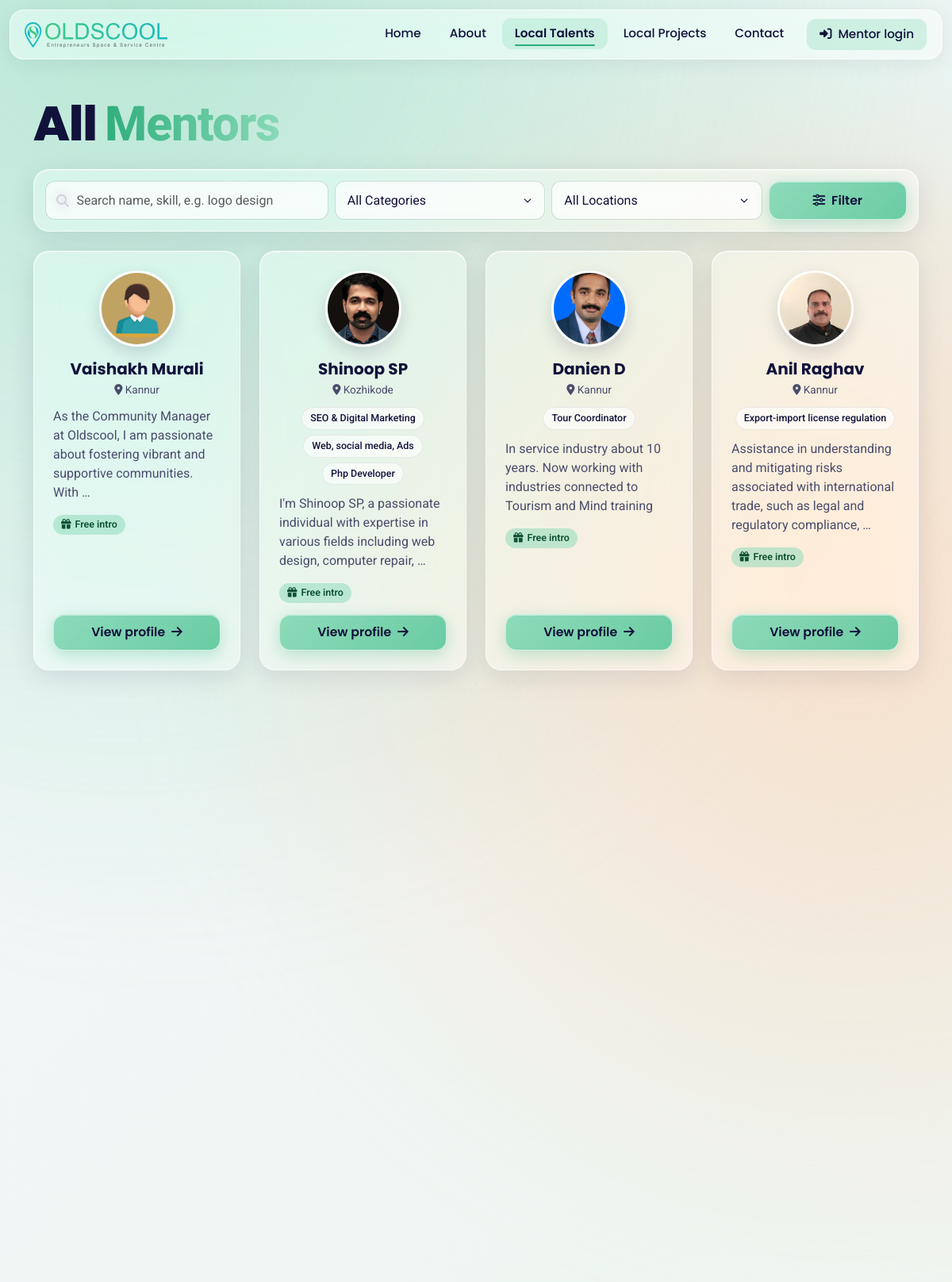
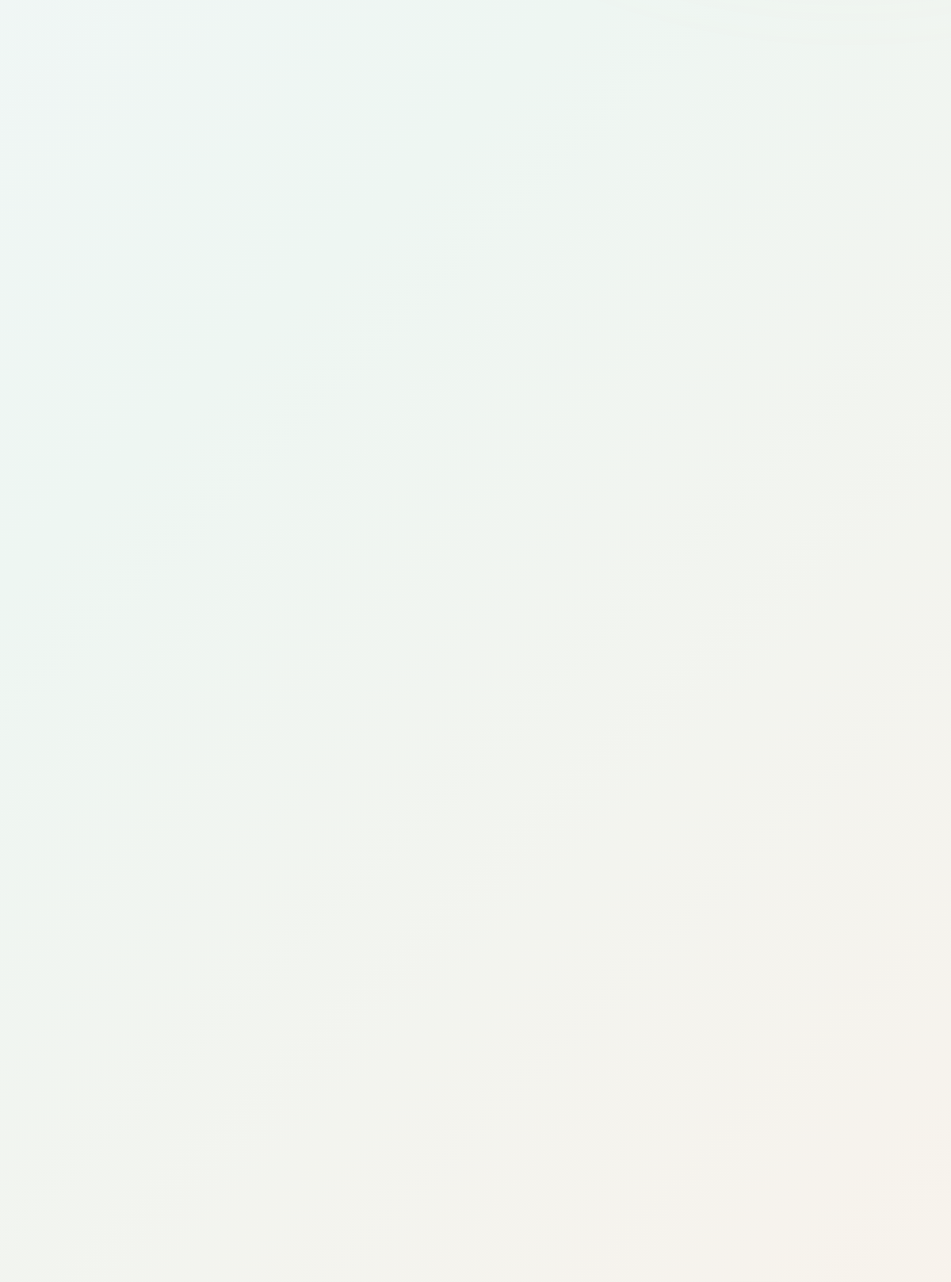
The page /mentor/?page=2 (upper part) on the database its author committed (2 pictures, top to bottom).
### mentor/models.py (models this page shows, shortened)
class Mentors(models.Model):
    name = models.CharField(max_length=40)
    contact = models.CharField(max_length=15, default = "")
    email = models.EmailField(max_length=100, default = None, null=True)
    qualification = models. CharField(max_length = 200, null= True)
    pub_date = models.DateTimeField("date published", default=timezone.now)
    categories = models.ManyToManyField(Category, related_name='mentors')
    specializations = models.ManyToManyField(Specialization, related_name='mentors', blank=True)
    date_of_birth = models.DateField("date of birth")
    experience = models.IntegerField("Years of Experience")
    WEEKDAY_CHOICES = (
        ('monday', 'Monday'),
        ('tuesday', 'Tuesday'),
        ('wednesday', 'Wednesday'),
        ('thursday', 'Thursday'),
        ('friday', 'Friday'),
        ('saturday', 'Saturday'),
        ('sunday', 'Sunday'),
    )
    start_weekday = models.CharField(max_length=10, choices=WEEKDAY_CHOICES, null=True, blank=True)
    end_weekday = models.CharField(max_length=10, choices=WEEKDAY_CHOICES, null=True, blank=True)
    time_from = models.TimeField("From", default='00:00')
    time_to = models.TimeField("To", default='00:00')
    image = models.ImageField(
        upload_to='uploads/',
        null=False,
        blank=False,
        default='uploads/01_2.jpg',
        validators=[
            FileExtensionValidator(allowed_extensions=['jpg', 'jpeg'], message='Only JPEG/JPG files are allowed.'),
            validate_image_size,
        ]
    )
    instagram = models.URLField(blank = True, null = True)
    linkedin = models.URLField(blank = True, null = True)
    Facebook = models.URLField(blank = True, null = True)
    LOCALITY_CHOICES = (
        ('thiruvananthapuram','Thiruvananthapuram'),
        ('kollam', 'Kollam'),
        ('alappuzha', 'Alappuzha'),
        ('pathanamthitta', 'Pathanamthitta'),
        ('kottayam', 'Kottayam'),
        ('idukki', 'Idukki'),
        ('ernakulam', 'Ernakulam'),
        ('thrissur', 'Thrissur'),
        ('palakkad', 'Palakkad'),
        ('malappuram', 'Malappuram'),
        ('kozhikode', 'Kozhikode'),
        ('wayanad', 'Wayanad'),
        ('kannur', 'Kannur'),
        ('kasaragod', 'Kasaragod'),
    )
    locality = models.CharField(max_length = 20, choices = LOCALITY_CHOICES, null= False, blank = False)
    about = models.TextField(max_length = 500, null = True)
    status = models.BooleanField(default = False)
    premium = models.BooleanField(default=False)
    headline = models.CharField(max_length=120, blank=True, help_text='e.g. "Brand designer · 8 years"')
    languages = models.CharField(max_length=100, blank=True, default='Malayalam, English')
    SESSION_LENGTH_CHOICES = ((15, '15 minutes'), (30, '30 minutes'), (45, '45 minutes'), (60, '1 hour'))
    session_minutes = models.PositiveSmallIntegerField(choices=SESSION_LENGTH_CHOICES, default=30)
    price_per_session = models.PositiveIntegerField(
        null=True, blank=True, help_text='In rupees, paid directly to the mentor. Leave empty if free.'
    )
    free_intro = models.BooleanField(default=True, help_text='Offers a free first call')
    verified = models.BooleanField(default=False)
    slug = models.SlugField(max_length=60, unique=True, blank=True)
    def get_absolute_url(self):
        return reverse('mentor:mentor_details', args=[self.slug])

class Specialization(models.Model):
    category = models.ForeignKey(Category, on_delete=models.CASCADE)
    specialist = models.CharField(max_length=50)

### mentor/views.py (the view)
# urls.py: path('',AllMentorsView.as_view(), name = 'all_mentor'),
class AllMentorsView(AjaxListMixin, ListView):
    template_name = 'all_mentors.html'
    partial_template_name = 'partials/mentor_results.html'
    context_object_name = 'mentors'
    def get_skill(self):
        if not hasattr(self, '_skill'):
            skill_id = self.kwargs.get('skill_id') or self.request.GET.get('skill')
            self._skill = (
                Specialization.objects.select_related('category').filter(pk=skill_id).first()
                if str(skill_id or '').isdigit() else None
            )
        return self._skill
    def get_queryset(self):
        queryset = (
            Mentors.objects.filter(status=True)
            .only('id', 'slug', 'name', 'image', 'locality', 'about', 'headline', 'verified',
                  'free_intro', 'price_per_session', 'premium', 'pub_date')
            .annotate(**rating_annotations())
            .prefetch_related(SPECIALIZATIONS_PREFETCH)
            .order_by('-premium', '-verified', '-pub_date')
        )
        category_id = self.request.GET.get('category')
        location = self.kwargs.get('district') or self.request.GET.get('location')
        query = self.request.GET.get('q', '').strip()[:100]
        if category_id and category_id.isdigit():
            queryset = queryset.filter(categories__id=category_id)
        if location:
            queryset = queryset.filter(locality=location)
        if self.get_skill():
            queryset = queryset.filter(specializations=self.get_skill())
        if query:
            queryset = queryset.filter(
                Q(name__icontains=query) | Q(headline__icontains=query) | Q(about__icontains=query)
                | Q(qualification__icontains=query) | Q(specializations__specialist__icontains=query)
                | Q(categories__name__icontains=query)
            )
        return queryset.distinct()
    def get_context_data(self, **kwargs):
        context = super().get_context_data(**kwargs)
        context['categories'] = Category.objects.order_by('name')
        context['locality_choices'] = Mentors.LOCALITY_CHOICES
        context['skill'] = self.get_skill()
        district = self.kwargs.get('district')
        context['district_label'] = dict(Mentors.LOCALITY_CHOICES).get(district, '') if district else ''
        return context

### connect/auth.py (called while the page is built)
def current_mentor(request):
    if not hasattr(request, '_current_mentor'):
        mentor_id = request.session.get(SESSION_KEY)
        request._current_mentor = (
            Mentors.objects.filter(pk=mentor_id, status=True).first() if mentor_id else None
        )
    return request._current_mentor

### connect/context_processors.py (called while the page is built)
def mentor(request):
    return {'current_mentor': current_mentor(request)}

### connect/models.py (called while the page is built)
def rating_annotations():
    public = Review.objects.filter(mentor=OuterRef('pk'), is_public=True).values('mentor')
    return {
        'avg_rating': Subquery(public.annotate(a=Avg('rating')).values('a')[:1], output_field=FloatField()),
        'review_count': Coalesce(
            Subquery(public.annotate(c=Count('id')).values('c')[:1], output_field=IntegerField()), 0
        ),
    }

### home/mixins.py (called while the page is built)
    def is_ajax(self):
        return self.request.headers.get('x-requested-with') == 'XMLHttpRequest'

    def get_template_names(self):
        if self.is_ajax() and self.partial_template_name:
            return [self.partial_template_name]
        return super().get_template_names()

    def get_context_data(self, **kwargs):
        context = super().get_context_data(**kwargs)
        page_obj = context.get('page_obj')
        if page_obj is not None and page_obj.number > 1 and not self.is_ajax():
            items = self.object_list[:page_obj.end_index()]
            context['object_list'] = items
            context[self.get_context_object_name(self.object_list)] = items
        query = self.request.GET.copy()
        query.pop('page', None)
        context['filter_query'] = query.urlencode()
        return context

    def render_to_response(self, context, **response_kwargs):
        response = super().render_to_response(context, **response_kwargs)
        patch_vary_headers(response, ['X-Requested-With'])
        return response

### mentor/templates/all_mentors.html (shortened to what this page needs)
{% extends 'base.html' %}
{% load static %}
{% block navigation %}
  {% include 'nav.html' %}
{% endblock %}
{% block homebanner %}
  <div class="container mt-5" data-ajax-list>
    {% if skill %}
      <nav class="crumbs" aria-label="Breadcrumb">
        <a href="{% url 'mentor:all_mentor' %}">Mentors</a> <i class="fa-solid fa-chevron-right"></i>
        {% if district_label %}
          <a href="{% url 'mentor:skill' skill.id skill.specialist|slugify|default:'skill' %}">{{ skill.specialist }}</a> <i class="fa-solid fa-chevron-right"></i>
          <span>{{ district_label }}</span>
        {% else %}
          <span>{{ skill.specialist }}</span>
        {% endif %}
      </nav>
      <h1 class="primary-h1 page-title mb-2">{{ skill.specialist }} <span class="green-text">mentors</span></h1>
      <p class="lead-text mb-4">
        Local {{ skill.category.name|lower }} experts{% if district_label %} in {{ district_label }}{% else %} across Kerala{% endif %}. Book a call or a free intro.
      </p>
    {% else %}
      <h1 class="primary-h1 page-title mb-4">All <span class="green-text">Mentors</span></h1>
    {% endif %}
    <form method="get" class="filter-bar glass mb-4" data-ajax-filter role="search">
      <div class="row g-2">
        <div class="col-md-4">
          <div class="search-input">
            <i class="fa-solid fa-magnifying-glass" aria-hidden="true"></i>
            <input type="search" name="q" value="{{ request.GET.q }}" class="form-control" placeholder="Search name, skill, e.g. logo design" aria-label="Search mentors" autocomplete="off" />
          </div>
        </div>
        <div class="col-md-3">
          <select name="category" class="form-control" aria-label="Category">
            <option value="">All Categories</option>
          </select>
        </div>
        {% if not district_label %}
          <div class="col-md-3">
            <select name="location" class="form-control" aria-label="Location">
              <option value="">All Locations</option>
            </select>
          </div>
        {% endif %}
        <div class="col-md-2">
          <button type="submit" class="btn btn-primary"><i class="fa-solid fa-sliders"></i> Filter</button>
        </div>
      </div>
    </form>
    <div class="ajax-results" data-ajax-results>
      {% include 'partials/mentor_results.html' %}
    </div>
  </div>
{% endblock %}

### mentor/templates/partials/mentor_results.html (shortened to what this page needs)
<div class="row g-4 mb-4" data-card-grid>
  {% for mentor in mentors %}
    <div class="col-sm-6 col-lg-4 col-xl-3">
      <div class="card mentor h-100">
        <div class="card-body">
          <div class="mentor-avatar">
            <img src="{{ mentor.image.url }}" class="img-fluid mentor-img-personal" alt="{{ mentor.name }}" loading="lazy" />
          </div>
          <h5 class="card-title text-center mb-1">{{ mentor.name }}</h5>
          <div class="mentor-meta">
            <span><i class="fa-solid fa-location-dot" aria-hidden="true"></i> {{ mentor.get_locality_display }}</span>
          </div>
          {% with specs=mentor.specializations.all %}
            {% if specs %}
              <div class="skill-chips">
                {% for spec in specs|slice:":3" %}
                  <a class="chip" href="{% url 'mentor:skill' spec.id spec.specialist|slugify|default:'skill' %}">{{ spec.specialist }}</a>
                {% endfor %}
              </div>
            {% endif %}
          {% endwith %}
          {% if mentor.about %}<p class="card-text">{{ mentor.about|truncatewords:16 }}</p>{% endif %}
          <div class="mentor-offer">
            {% if mentor.free_intro %}<span class="pill pill-green"><i class="fa-solid fa-gift" aria-hidden="true"></i> Free intro</span>{% endif %}
          </div>
          <a href="{{ mentor.get_absolute_url }}" class="btn btn-primary w-100">View profile <i class="fa-solid fa-arrow-right"></i></a>
        </div>
      </div>
    </div>
  {% endfor %}
</div>

### rows shown on the page
Mentors: image (picture), name "Vaishakh Murali", locality "Kannur", about "As the Community Manager at Oldscool, I am passionate about fostering vibrant and supportive communities. With …", free_intro True (drawn)
Mentors: image (picture), name "Shinoop SP", locality "Kozhikode", about "I'm Shinoop SP, a passionate individual with expertise in various fields including web design, computer repair, …", free_intro True (drawn)
Specialization: specialist "SEO & Digital Marketing"
Specialization: specialist "Web, social media, Ads"
Specialization: specialist "Php Developer"
Mentors: image (picture), name "Danien D", locality "Kannur", about "In service industry about 10 years. Now working with industries connected to Tourism and Mind training", free_intro True (drawn)
Specialization: specialist "Tour Coordinator"
Mentors: image (picture), name "Anil Raghav", locality "Kannur", about "Assistance in understanding and mitigating risks associated with international trade, such as legal and regulatory compliance, …", free_intro True (drawn)
Specialization: specialist "Export-import license regulation"
